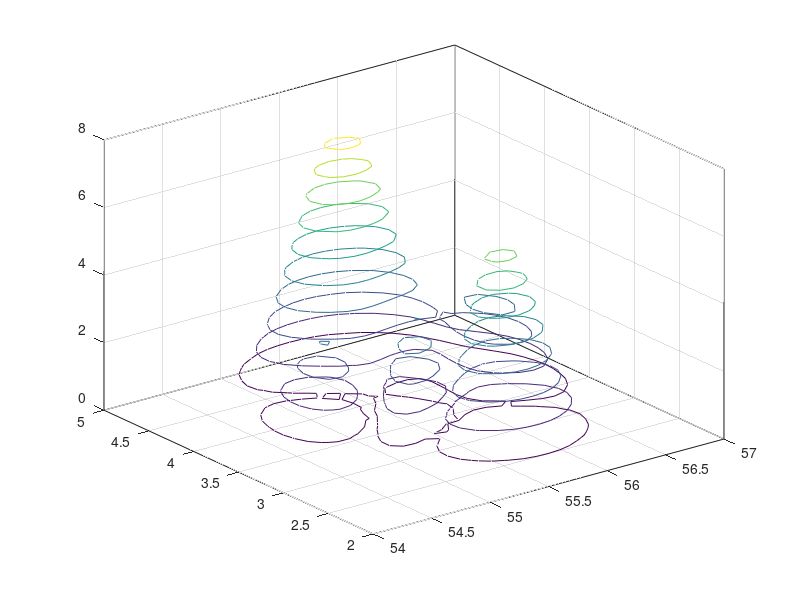

Reproduce this figure in MATLAB. (Note: this script raises an error after producing the figure.)
%% KMLcontour3
% This tutorial explains KMLcontour3

%% Simple case
% First generate some data.
[lat,lon] = meshgrid(54:.1:57,2:.1:5);
z = peaks(31);
z = abs(z);
fname = fullfile(tempdir,'contour3.kml');

% we can make a contour plot of this data in Matlab:

contour3(lat,lon,z)

% Similarly in KML. Because we really want to exagerate the height, we
% specify a zScaleFun, the anonymous functions that scaels the height.

KMLcontour3(lat,lon,z,'fileName',fname,'zScaleFun',@(z) (z+.2)*1000);

%%
% 
% <<prerendered_images/KML_contour3_1.jpg>>
% 

%%
% Next to the contour KML file, a labels file has been created. This file
% can be also be added.

%%
% 
% <<prerendered_images/KML_contour3_2.jpg>>
% 

%%
% Finally, delete the temporary files created
delete(fname);  
delete([fname(1:end-4) 'labels.kml']); 